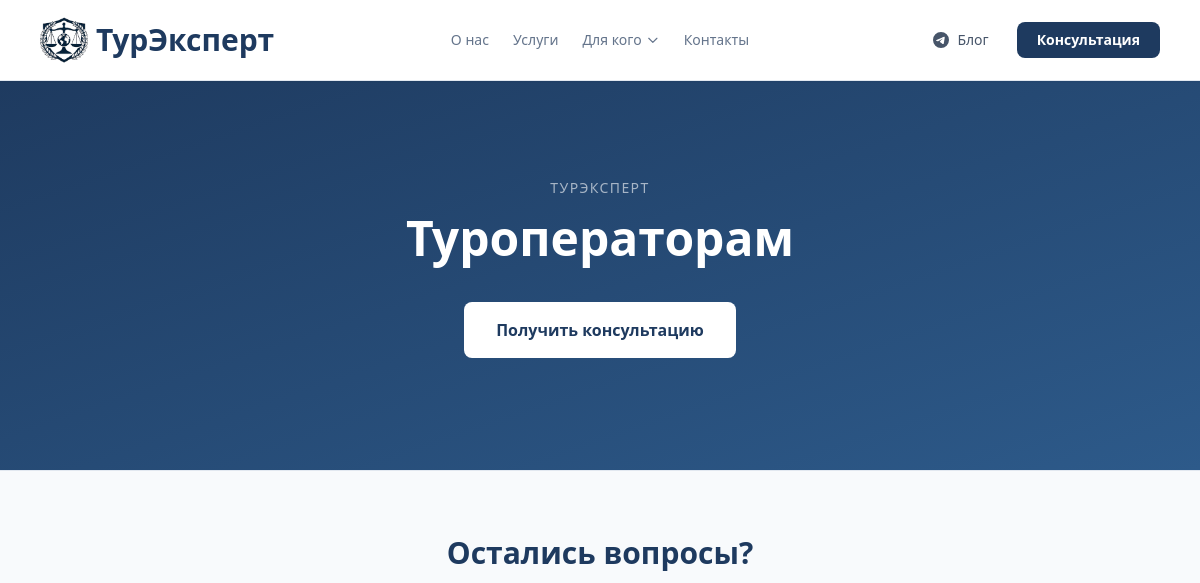
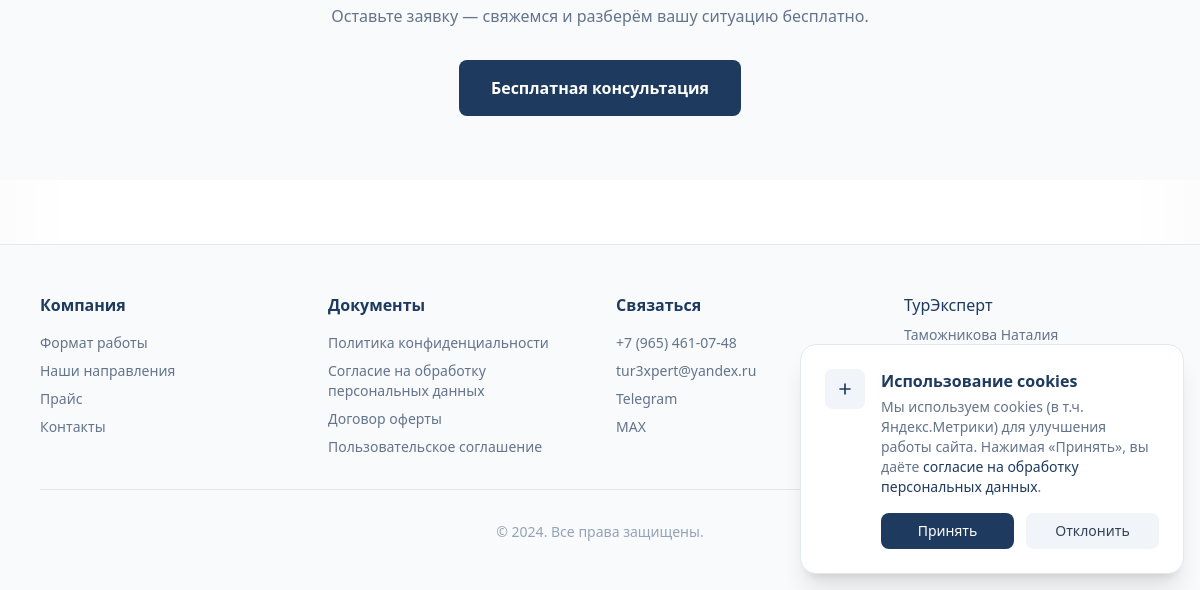
Before: /dlya/turoperatoram/ with the older database file (2 pictures, top to bottom).
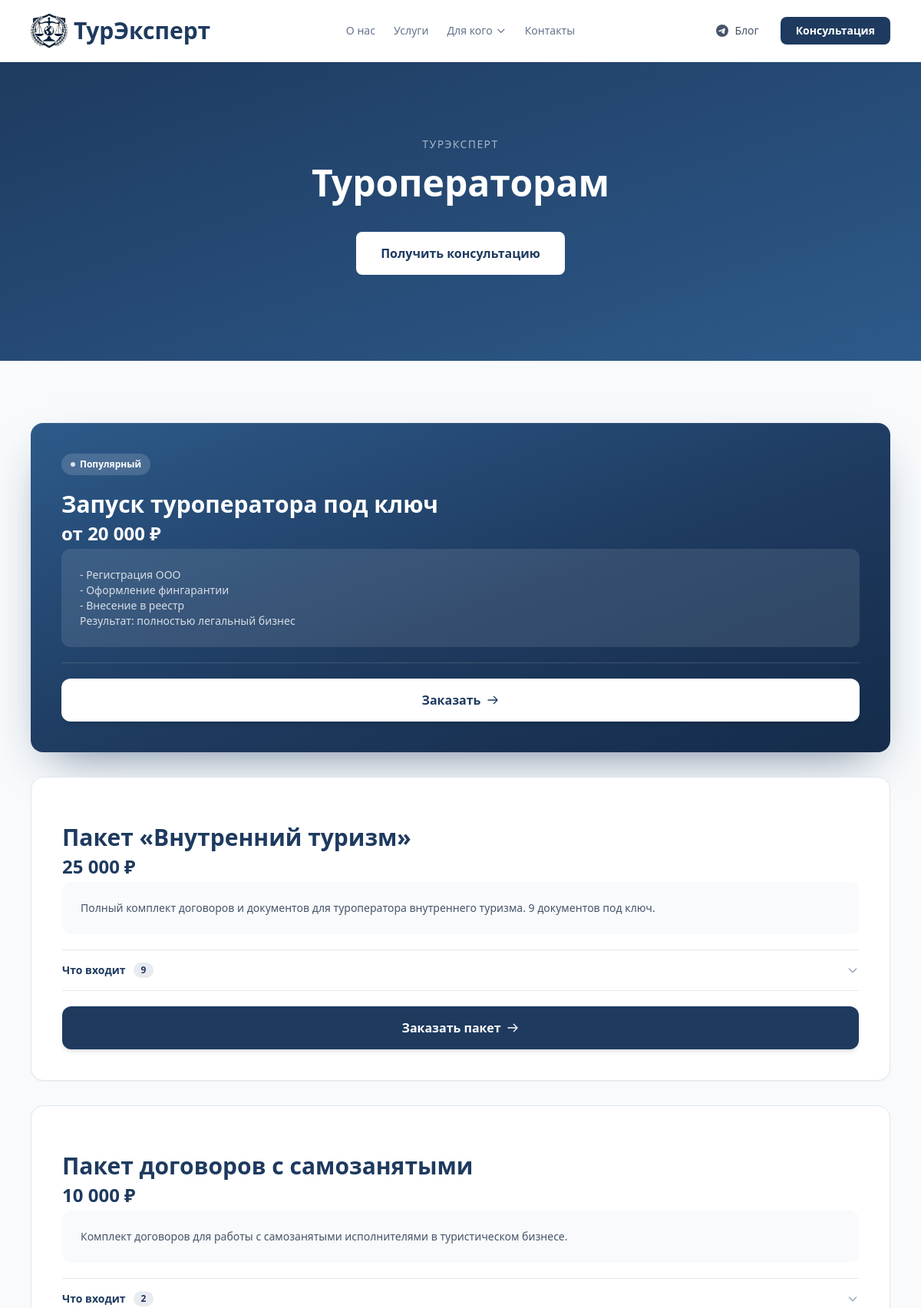
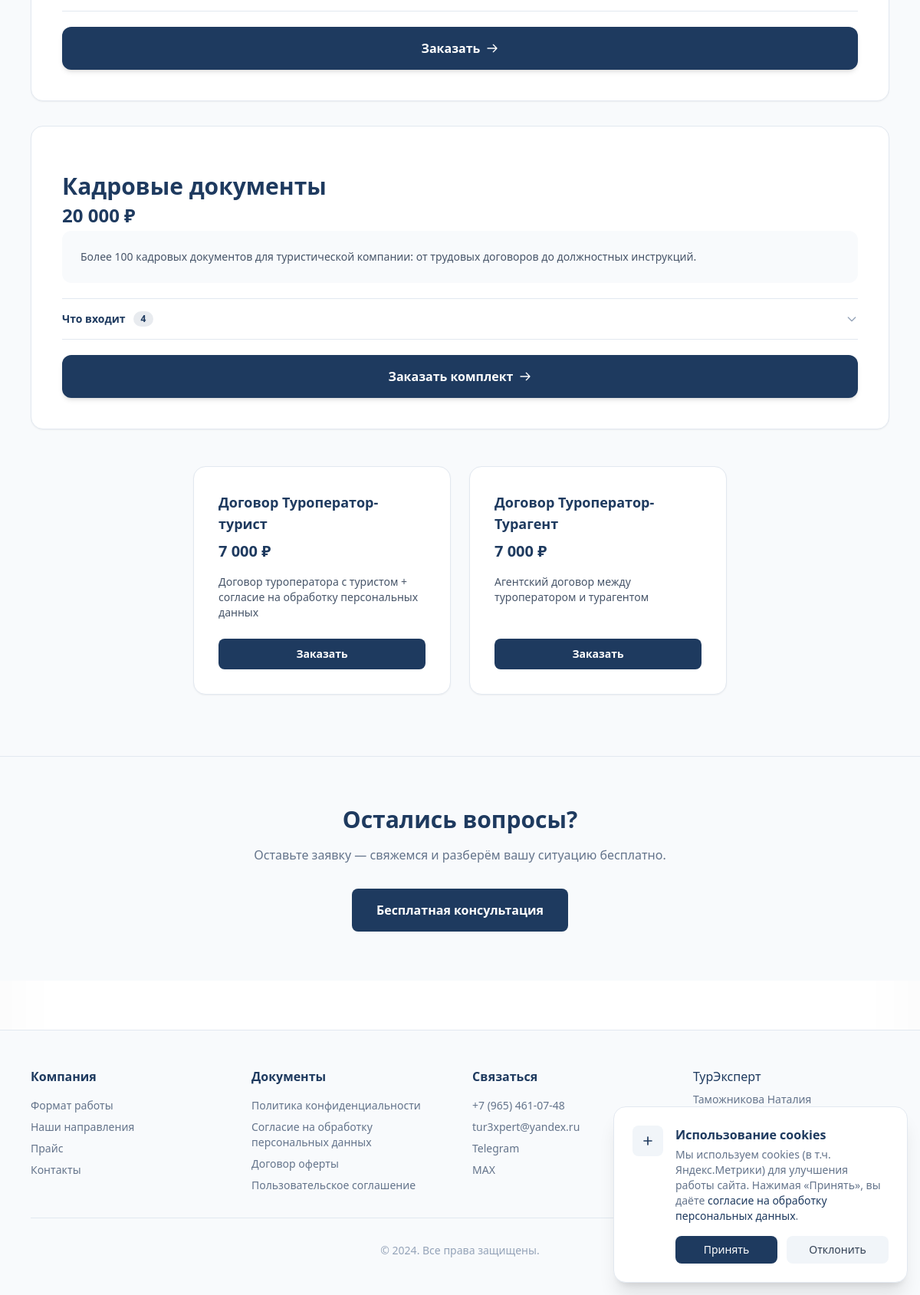
After: the same page with the newer database file (2 pictures, top to bottom).
### core/models.py (models this page shows, shortened)
class PriceCard(models.Model):
    CARD_TYPES = (
        ('wide', 'Широкая'),
        ('thin', 'Тонкая'),
    )
    title = models.CharField(max_length=200, verbose_name="Название услуги")
    price_display = models.CharField(max_length=100, verbose_name="Цена (текст)")
    description = models.TextField(blank=True, verbose_name="Описание")
    button_text = models.CharField(max_length=50, default="Заказать", verbose_name="Текст кнопки")
    is_highlighted = models.BooleanField(default=False, verbose_name="Выделенная карточка")
    icon_svg = models.TextField(blank=True, null=True, verbose_name="SVG иконка (код)")
    card_type = models.CharField(max_length=10, choices=CARD_TYPES, default='thin', verbose_name="Тип карточки")
    detail_page = models.ForeignKey(
        InfoPage, on_delete=models.SET_NULL, blank=True, null=True,
        verbose_name="Страница подробнее"
    )
    audience = models.ForeignKey(
        AudiencePage, on_delete=models.SET_NULL, blank=True, null=True,
        verbose_name="Страница аудитории"
    )
    order = models.PositiveIntegerField(default=0, verbose_name="Порядок")
    class Meta:
        verbose_name = "Ценовая карточка"
        verbose_name_plural = "Ценовые карточки"
        ordering = ['order']

### core/views.py (the view)
# urls.py: path('dlya/<slug:slug>/', views.audience_page, name='audience_page'),
def audience_page(request, slug):
    page = get_object_or_404(AudiencePage, slug=slug, is_published=True)
    context = {
        'page': page,
        'wide_cards': PriceCard.objects.filter(card_type='wide', audience=page),
        'thin_cards': PriceCard.objects.filter(card_type='thin', audience=page),
        'info_cards': InfoCard.objects.filter(audience=page),
    }
    return render(request, 'core/audience.html', context)

### core/templates/core/audience.html (shortened to what the changed rows need)
{% extends 'base.html' %}
{% load static %}
{% block content %}
<section class="relative bg-gradient-to-br from-[#1e3a5f] to-[#2d5a8a] py-20 md:py-28">
    <div class="max-w-4xl mx-auto px-4 text-center">
        <h1 class="text-4xl md:text-5xl font-bold text-white mb-6">{{ page.title }}</h1>
    </div>
</section>
{% if wide_cards or thin_cards or info_cards %}
<section class="py-20 bg-slate-50 border-t border-slate-200">
    <div class="max-w-6xl mx-auto px-4">
        {% if wide_cards %}
        <div class="grid grid-cols-1 gap-8 mb-12">
            {% for card in wide_cards %}
            {% with items=card.accordion_items.all %}
            <div class="rounded-2xl p-8 md:p-10 shadow-sm hover:shadow-lg transition-all duration-300 flex flex-col {% if card.is_highlighted %}text-white{% else %}text-slate-900 border border-slate-200 bg-white{% endif %}"
                 {% if card.is_highlighted %}style="background:linear-gradient(160deg,#2d5a8a 0%,#1e3a5f 55%,#152c4a 100%);box-shadow:0 26px 60px -26px rgba(30,58,95,.65),inset 0 1px 0 rgba(255,255,255,.07)"{% endif %}>
                <div class="flex items-start justify-between gap-3 mb-5">
                    {% if card.is_highlighted %}
                    <span class="inline-flex items-center gap-1.5 text-xs font-bold px-3 py-1.5 rounded-full bg-white/15 text-white">
                        <span class="w-1.5 h-1.5 rounded-full bg-white/80"></span>Популярный
                    </span>
                    {% endif %}
                </div>
                <h3 class="text-2xl md:text-3xl font-bold {% if card.is_highlighted %}text-white{% else %}text-[#1e3a5f]{% endif %} mb-1 leading-tight">{{ card.title }}</h3>
                <p class="text-2xl font-bold {% if card.is_highlighted %}text-white{% else %}text-[#1e3a5f]{% endif %} mb-1">{{ card.price_display }}</p>
                {% if card.description %}
                <div class="{% if card.is_highlighted %}bg-white/10{% else %}bg-slate-50{% endif %} rounded-xl p-6 mb-5 text-sm {% if card.is_highlighted %}text-white/80{% else %}text-slate-600{% endif %}">
                    {{ card.description|linebreaks }}
                </div>
                {% else %}
                <div class="mb-5"></div>
                {% endif %}
                {% if card.detail_page %}
                <div class="mt-auto pt-5">
                    <a href="{% url 'info_page' slug=card.detail_page.slug %}" class="w-full inline-flex items-center justify-center gap-2 px-8 py-4 {% if card.is_highlighted %}bg-white text-[#1e3a5f] hover:bg-white/90{% else %}bg-[#1e3a5f] text-white hover:bg-[#2d5a8a]{% endif %} font-bold rounded-xl transition-all duration-200 hover:-translate-y-0.5 shadow-md hover:shadow-lg">
                        Подробнее
                        <svg class="w-4 h-4" fill="none" stroke="currentColor" viewBox="0 0 24 24">
                            <path stroke-linecap="round" stroke-linejoin="round" stroke-width="2" d="M14 5l7 7m0 0l-7 7m7-7H3"/>
                        </svg>
                    </a>
                </div>
                {% else %}
                <hr class="{% if card.is_highlighted %}border-white/15{% else %}border-slate-200{% endif %} mb-0">
                {% if items %}
                <div class="pkg-acc">
                    <button type="button" class="pkg-acc-btn w-full flex items-center justify-between py-4 text-left">
                        <span class="flex items-center gap-2.5 text-sm font-bold {% if card.is_highlighted %}text-white{% else %}text-[#1e3a5f]{% endif %}">
                            Что входит
                            <span class="text-xs font-bold px-2.5 py-0.5 rounded-full {% if card.is_highlighted %}bg-white/15 text-white/90{% else %}bg-[#1e3a5f]/10 text-[#1e3a5f]{% endif %}">{{ items|length }}</span>
                        </span>
                        <svg class="pkg-acc-chev w-4 h-4 flex-shrink-0 {% if card.is_highlighted %}text-white/50{% else %}text-slate-400{% endif %}" fill="none" stroke="currentColor" viewBox="0 0 24 24">
                            <path stroke-linecap="round" stroke-linejoin="round" stroke-width="2" d="M19 9l-7 7-7-7"/>
                        </svg>
                    </button>
                </div>
                <hr class="{% if card.is_highlighted %}border-white/15{% else %}border-slate-200{% endif %} mb-5">
                {% else %}
                <div class="mb-5"></div>
                {% endif %}
                <div class="mt-auto">
                    <a href="#" onclick="openModal(); return false;" class="w-full inline-flex items-center justify-center gap-2 px-8 py-4 {% if card.is_highlighted %}bg-white text-[#1e3a5f] hover:bg-white/90{% else %}bg-[#1e3a5f] text-white hover:bg-[#2d5a8a]{% endif %} font-bold rounded-xl transition-all duration-200 hover:-translate-y-0.5 shadow-md hover:shadow-lg">
                        {{ card.button_text }}
                        <svg class="w-4 h-4" fill="none" stroke="currentColor" viewBox="0 0 24 24">
                            <path stroke-linecap="round" stroke-linejoin="round" stroke-width="2" d="M14 5l7 7m0 0l-7 7m7-7H3"/>
                        </svg>
                    </a>
                </div>
                {% endif %}
            </div>
            {% endwith %}
            {% endfor %}
        </div>
        {% endif %}
        {% if thin_cards or info_cards %}
        <div class="flex flex-wrap justify-center gap-6">
            {% for card in thin_cards %}
            <div class="w-full md:w-[45%] lg:w-[30%] bg-white rounded-2xl p-8 border border-slate-200 shadow-sm hover:shadow-lg hover:-translate-y-1 transition-all duration-300 flex flex-col">
                <h4 class="text-lg font-bold text-[#1e3a5f] mb-2">{{ card.title }}</h4>
                <p class="text-xl font-bold text-[#1e3a5f] mb-4">{{ card.price_display }}</p>
                <div class="text-sm text-slate-600 mb-6 flex-grow">{{ card.description|linebreaks }}</div>
                {% if card.detail_page %}
                <a href="{% url 'info_page' slug=card.detail_page.slug %}" class="w-full text-center px-4 py-2.5 bg-[#1e3a5f] hover:bg-[#2d5a8a] text-white text-sm font-semibold rounded-lg transition-colors mt-auto">
                    Подробнее
                    <svg class="inline w-4 h-4 ml-1" fill="none" stroke="currentColor" viewBox="0 0 24 24">
                        <path stroke-linecap="round" stroke-linejoin="round" stroke-width="2" d="M14 5l7 7m0 0l-7 7m7-7H3"/>
                    </svg>
                </a>
                {% else %}
                <a href="#" onclick="openModal(); return false;" class="w-full text-center px-4 py-2.5 bg-[#1e3a5f] hover:bg-[#2d5a8a] text-white text-sm font-semibold rounded-lg transition-colors mt-auto">
                    {{ card.button_text }}
                </a>
                {% endif %}
            </div>
            {% endfor %}
        </div>
        {% endif %}
    </div>
</section>
{% endif %}
<section class="py-16 bg-slate-50 border-t border-slate-200">
    <div class="max-w-2xl mx-auto px-4 text-center">
        <h2 class="text-2xl md:text-3xl font-bold text-[#1e3a5f] mb-4">Остались вопросы?</h2>
    </div>
</section>
{% endblock %}

Changed rows visible on the page:
now on this page (row edited): PriceCard: is_highlighted True (drawn), title "Запуск туроператора под ключ", price_display "от 20 000 ₽", description "- Регистрация ООО - Оформление фингарантии - Внесение в реестр Результат: полностью легальный бизнес", button_text "Заказать", shown under "Туроператорам"
added PriceCard: title "Пакет «Внутренний туризм»", price_display "25 000 ₽", description "Полный комплект договоров и документов для туроператора внутреннего туризма. 9 документов под ключ.", is_highlighted False (drawn), accordion_items.all|length "9", button_text "Заказать пакет", shown under "Туроператорам"
added PriceCard: title "Пакет договоров с самозанятыми", price_display "10 000 ₽", description "Комплект договоров для работы с самозанятыми исполнителями в туристическом бизнесе.", is_highlighted False (drawn), accordion_items.all|length "2", button_text "Заказать", shown under "Туроператорам"
now on this page (row edited): PriceCard: title "Кадровые документы", price_display "20 000 ₽", description "Более 100 кадровых документов для туристической компании: от трудовых договоров до должностных инструкций.", is_highlighted False (drawn), accordion_items.all|length "4", button_text "Заказать комплект", shown under "Туроператорам"
now on this page (row edited): PriceCard: title "Договор Туроператор-турист", price_display "7 000 ₽", description "Договор туроператора с туристом + согласие на обработку персональных данных", button_text "Заказать"
now on this page (row edited): PriceCard: title "Договор Туроператор-Турагент", price_display "7 000 ₽", description "Агентский договор между туроператором и турагентом", button_text "Заказать"
